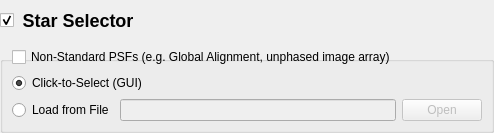
         <widget class="QGroupBox" name="groupBox_starSelector">
          <property name="sizePolicy">
           <sizepolicy hsizetype="Minimum" vsizetype="Preferred">
            <horstretch>0</horstretch>
            <verstretch>0</verstretch>
           </sizepolicy>
          </property>
          <property name="styleSheet">
           <string notr="true">QGroupBox { font-size: 18px; font-weight: bold; margin-top: 35px } QGroupBox::title { top: -25px }</string>
          </property>
          <property name="title">
           <string>Star Selector</string>
          </property>
          <property name="checkable">
           <bool>true</bool>
          </property>
          <layout class="QGridLayout" name="gridLayout_4">
           <item row="0" column="0" colspan="2">
            <widget class="QCheckBox" name="checkBox_globalAlignment">
             <property name="toolTip">
              <string>Change the star-finding algorithm to account for the more diffused segments that appear in early commissioning stages</string>
             </property>
             <property name="text">
              <string>Non-Standard PSFs (e.g. Global Alignment, unphased image array)</string>
             </property>
            </widget>
           </item>
           <item row="2" column="2">
            <widget class="QPushButton" name="pushButton_regfileStarSelector">
             <property name="enabled">
              <bool>false</bool>
             </property>
             <property name="toolTip">
              <string>Open Finder window to select file with segment list</string>
             </property>
             <property name="text">
              <string>Open</string>
             </property>
            </widget>
           </item>
           <item row="1" column="0" colspan="2">
            <widget class="QRadioButton" name="radioButton_starSelectorGUI">
             <property name="toolTip">
              <string>Define guide and reference stars by clicking on them in the image</string>
             </property>
             <property name="text">
              <string>Click-to-Select (GUI)</string>
             </property>
             <property name="checked">
              <bool>true</bool>
             </property>
             <attribute name="buttonGroup">
              <string notr="true">buttonGroup_starSelector</string>
             </attribute>
            </widget>
           </item>
           <item row="2" column="1">
            <widget class="QLineEdit" name="lineEdit_regfileStarSelector">
             <property name="enabled">
              <bool>false</bool>
             </property>
             <property name="toolTip">
              <string>File containing guide and reference star locations and brightness</string>
             </property>
            </widget>
           </item>
           <item row="2" column="0">
            <widget class="QRadioButton" name="radioButton_regfileStarSelector">
             <property name="toolTip">
              <string>Define guide and reference stars by loading their locations and brightness from a file</string>
             </property>
             <property name="text">
              <string>Load from File</string>
             </property>
             <attribute name="buttonGroup">
              <string notr="true">buttonGroup_starSelector</string>
             </attribute>
            </widget>
           </item>
          </layout>
          <zorder>checkBox_globalAlignment</zorder>
          <zorder>radioButton_starSelectorGUI</zorder>
          <zorder>radioButton_regfileStarSelector</zorder>
          <zorder>lineEdit_regfileStarSelector</zorder>
          <zorder>pushButton_regfileStarSelector</zorder>
         </widget>
